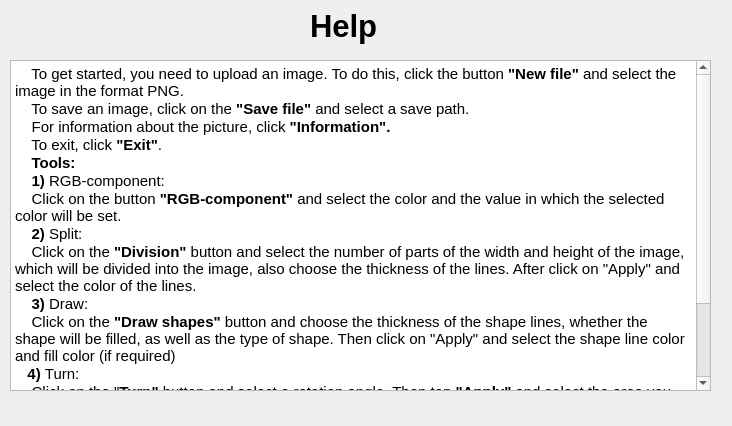
<?xml version="1.0" encoding="UTF-8"?>
<ui version="4.0">
 <class>help</class>
 <widget class="QDialog" name="help">
  <property name="geometry">
   <rect>
    <x>0</x>
    <y>0</y>
    <width>732</width>
    <height>426</height>
   </rect>
  </property>
  <property name="windowTitle">
   <string>Dialog</string>
  </property>
  <widget class="QLabel" name="label">
   <property name="geometry">
    <rect>
     <x>310</x>
     <y>0</y>
     <width>101</width>
     <height>51</height>
    </rect>
   </property>
   <property name="font">
    <font>
     <pointsize>23</pointsize>
     <weight>75</weight>
     <bold>true</bold>
    </font>
   </property>
   <property name="text">
    <string>Help</string>
   </property>
  </widget>
  <widget class="QTextBrowser" name="textBrowser">
   <property name="geometry">
    <rect>
     <x>10</x>
     <y>60</y>
     <width>701</width>
     <height>331</height>
    </rect>
   </property>
   <property name="html">
    <string>&lt;!DOCTYPE HTML PUBLIC &quot;-//W3C//DTD HTML 4.0//EN&quot; &quot;http://www.w3.org/TR/REC-html40/strict.dtd&quot;&gt;
&lt;html&gt;&lt;head&gt;&lt;meta name=&quot;qrichtext&quot; content=&quot;1&quot; /&gt;&lt;style type=&quot;text/css&quot;&gt;
p, li { white-space: pre-wrap; }
&lt;/style&gt;&lt;/head&gt;&lt;body style=&quot; font-family:'Ubuntu'; font-size:11pt; font-weight:400; font-style:normal;&quot;&gt;
&lt;p style=&quot; margin-top:0px; margin-bottom:0px; margin-left:0px; margin-right:0px; -qt-block-indent:0; text-indent:0px;&quot;&gt;    To get started, you need to upload an image. To do this, click the button &lt;span style=&quot; font-weight:600;&quot;&gt;&amp;quot;New file&amp;quot;&lt;/span&gt; and select the image in the format PNG. &lt;/p&gt;
&lt;p style=&quot; margin-top:0px; margin-bottom:0px; margin-left:0px; margin-right:0px; -qt-block-indent:0; text-indent:0px;&quot;&gt;    To save an image, click on the &lt;span style=&quot; font-weight:600;&quot;&gt;&amp;quot;Save file&amp;quot;&lt;/span&gt; and select a save path.&lt;/p&gt;
&lt;p style=&quot; margin-top:0px; margin-bottom:0px; margin-left:0px; margin-right:0px; -qt-block-indent:0; text-indent:0px;&quot;&gt;    For information about the picture, click &lt;span style=&quot; font-weight:600;&quot;&gt;&amp;quot;Information&amp;quot;.&lt;/span&gt;&lt;/p&gt;
&lt;p style=&quot; margin-top:0px; margin-bottom:0px; margin-left:0px; margin-right:0px; -qt-block-indent:0; text-indent:0px;&quot;&gt;    To exit, click &lt;span style=&quot; font-weight:600;&quot;&gt;&amp;quot;Exit&amp;quot;&lt;/span&gt;.&lt;/p&gt;
&lt;p style=&quot; margin-top:0px; margin-bottom:0px; margin-left:0px; margin-right:0px; -qt-block-indent:0; text-indent:0px;&quot;&gt;    &lt;span style=&quot; font-weight:600;&quot;&gt;Tools:&lt;/span&gt;&lt;/p&gt;
&lt;p style=&quot; margin-top:0px; margin-bottom:0px; margin-left:0px; margin-right:0px; -qt-block-indent:0; text-indent:0px;&quot;&gt;    &lt;span style=&quot; font-weight:600;&quot;&gt;1) &lt;/span&gt;RGB-component:&lt;/p&gt;
&lt;p style=&quot; margin-top:0px; margin-bottom:0px; margin-left:0px; margin-right:0px; -qt-block-indent:0; text-indent:0px;&quot;&gt;    Click on the button&lt;span style=&quot; font-weight:600;&quot;&gt; &amp;quot;RGB-component&amp;quot;&lt;/span&gt; and select the color and the value in which the selected color will be set.&lt;/p&gt;
&lt;p style=&quot; margin-top:0px; margin-bottom:0px; margin-left:0px; margin-right:0px; -qt-block-indent:0; text-indent:0px;&quot;&gt;    &lt;span style=&quot; font-weight:600;&quot;&gt;2)&lt;/span&gt; Split:&lt;/p&gt;
&lt;p style=&quot; margin-top:0px; margin-bottom:0px; margin-left:0px; margin-right:0px; -qt-block-indent:0; text-indent:0px;&quot;&gt;    Click on the &lt;span style=&quot; font-weight:600;&quot;&gt;&amp;quot;Division&amp;quot;&lt;/span&gt; button and select the number of parts of the width and height of the image, which will be divided into the image, also choose the thickness of the lines. After click on &amp;quot;Apply&amp;quot; and select the color of the lines.&lt;/p&gt;
&lt;p style=&quot; margin-top:0px; margin-bottom:0px; margin-left:0px; margin-right:0px; -qt-block-indent:0; text-indent:0px;&quot;&gt;    &lt;span style=&quot; font-weight:600;&quot;&gt;3)&lt;/span&gt; Draw:&lt;/p&gt;
&lt;p style=&quot; margin-top:0px; margin-bottom:0px; margin-left:0px; margin-right:0px; -qt-block-indent:0; text-indent:0px;&quot;&gt;    Click on the &lt;span style=&quot; font-weight:600;&quot;&gt;&amp;quot;Draw shapes&amp;quot;&lt;/span&gt; button and choose the thickness of the shape lines, whether the shape will be filled, as well as the type of shape. Then click on &amp;quot;Apply&amp;quot; and select the shape line color and fill color (if required)&lt;/p&gt;
&lt;p style=&quot; margin-top:0px; margin-bottom:0px; margin-left:0px; margin-right:0px; -qt-block-indent:0; text-indent:0px;&quot;&gt;   &lt;span style=&quot; font-weight:600;&quot;&gt;4) &lt;/span&gt;Turn:&lt;/p&gt;
&lt;p style=&quot; margin-top:0px; margin-bottom:0px; margin-left:0px; margin-right:0px; -qt-block-indent:0; text-indent:0px;&quot;&gt;    Click on the &amp;quot;&lt;span style=&quot; font-weight:600;&quot;&gt;Turn&amp;quot; &lt;/span&gt;button and select a rotation angle. Then tap &lt;span style=&quot; font-weight:600;&quot;&gt;&amp;quot;Apply&amp;quot; &lt;/span&gt;and select the area you want to rotate.&lt;/p&gt;
&lt;p style=&quot; margin-top:0px; margin-bottom:0px; margin-left:0px; margin-right:0px; -qt-block-indent:0; text-indent:0px;&quot;&gt;    &lt;span style=&quot; font-weight:600;&quot;&gt;5)&lt;/span&gt; White areas:&lt;/p&gt;
&lt;p style=&quot; margin-top:0px; margin-bottom:0px; margin-left:0px; margin-right:0px; -qt-block-indent:0; text-indent:0px;&quot;&gt;    Click on the &amp;quot;&lt;span style=&quot; font-weight:600;&quot;&gt;White areas&amp;quot; &lt;/span&gt;button. All white areas will be highlighted with a red line.&lt;/p&gt;
&lt;p style=&quot; margin-top:0px; margin-bottom:0px; margin-left:0px; margin-right:0px; -qt-block-indent:0; text-indent:0px;&quot;&gt;    &lt;span style=&quot; font-weight:600;&quot;&gt;6)&lt;/span&gt; Negativ:&lt;/p&gt;
&lt;p style=&quot; margin-top:0px; margin-bottom:0px; margin-left:0px; margin-right:0px; -qt-block-indent:0; text-indent:0px;&quot;&gt;    Click on the &amp;quot;&lt;span style=&quot; font-weight:600;&quot;&gt;Negativ&lt;/span&gt;&amp;quot; button and selected area.&lt;/p&gt;&lt;/body&gt;&lt;/html&gt;</string>
   </property>
  </widget>
 </widget>
 <resources/>
 <connections/>
</ui>
